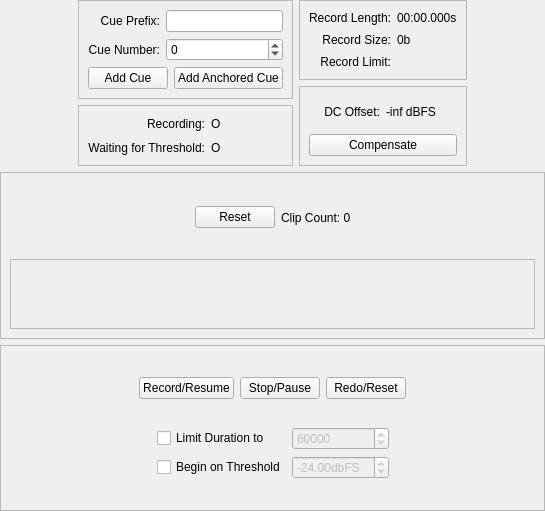
<ui version="4.0" >
 <class>CRecordDialogContent</class>
 <widget class="QWidget" name="CRecordDialogContent" >
  <property name="geometry" >
   <rect>
    <x>0</x>
    <y>0</y>
    <width>545</width>
    <height>511</height>
   </rect>
  </property>
  <property name="windowTitle" >
   <string>Form</string>
  </property>
  <layout class="QVBoxLayout" >
   <property name="spacing" >
    <number>6</number>
   </property>
   <property name="leftMargin" >
    <number>0</number>
   </property>
   <property name="topMargin" >
    <number>0</number>
   </property>
   <property name="rightMargin" >
    <number>0</number>
   </property>
   <property name="bottomMargin" >
    <number>0</number>
   </property>
   <item>
    <layout class="QHBoxLayout" >
     <property name="spacing" >
      <number>6</number>
     </property>
     <property name="leftMargin" >
      <number>0</number>
     </property>
     <property name="topMargin" >
      <number>0</number>
     </property>
     <property name="rightMargin" >
      <number>0</number>
     </property>
     <property name="bottomMargin" >
      <number>0</number>
     </property>
     <item>
      <spacer>
       <property name="orientation" >
        <enum>Qt::Horizontal</enum>
       </property>
       <property name="sizeHint" >
        <size>
         <width>40</width>
         <height>20</height>
        </size>
       </property>
      </spacer>
     </item>
     <item>
      <layout class="QVBoxLayout" >
       <property name="spacing" >
        <number>6</number>
       </property>
       <property name="leftMargin" >
        <number>0</number>
       </property>
       <property name="topMargin" >
        <number>0</number>
       </property>
       <property name="rightMargin" >
        <number>0</number>
       </property>
       <property name="bottomMargin" >
        <number>0</number>
       </property>
       <item>
        <widget class="QFrame" name="frame_3" >
         <property name="frameShape" >
          <enum>QFrame::StyledPanel</enum>
         </property>
         <property name="frameShadow" >
          <enum>QFrame::Raised</enum>
         </property>
         <layout class="QGridLayout" >
          <property name="leftMargin" >
           <number>9</number>
          </property>
          <property name="topMargin" >
           <number>9</number>
          </property>
          <property name="rightMargin" >
           <number>9</number>
          </property>
          <property name="bottomMargin" >
           <number>9</number>
          </property>
          <property name="horizontalSpacing" >
           <number>6</number>
          </property>
          <property name="verticalSpacing" >
           <number>6</number>
          </property>
          <item row="0" column="1" >
           <widget class="QLineEdit" name="cuePrefixEdit" />
          </item>
          <item row="1" column="1" >
           <widget class="QSpinBox" name="cueNumberSpinBox" >
            <property name="minimum" >
             <number>-1</number>
            </property>
            <property name="maximum" >
             <number>1000</number>
            </property>
           </widget>
          </item>
          <item row="1" column="0" >
           <widget class="QLabel" name="label_4" >
            <property name="text" >
             <string>Cue Number:</string>
            </property>
            <property name="alignment" >
             <set>Qt::AlignRight|Qt::AlignTrailing|Qt::AlignVCenter</set>
            </property>
           </widget>
          </item>
          <item row="0" column="0" >
           <widget class="QLabel" name="label_3" >
            <property name="text" >
             <string>Cue Prefix:</string>
            </property>
            <property name="alignment" >
             <set>Qt::AlignRight|Qt::AlignTrailing|Qt::AlignVCenter</set>
            </property>
           </widget>
          </item>
          <item row="2" column="0" colspan="2" >
           <layout class="QHBoxLayout" >
            <property name="spacing" >
             <number>6</number>
            </property>
            <property name="leftMargin" >
             <number>0</number>
            </property>
            <property name="topMargin" >
             <number>0</number>
            </property>
            <property name="rightMargin" >
             <number>0</number>
            </property>
            <property name="bottomMargin" >
             <number>0</number>
            </property>
            <item>
             <widget class="QPushButton" name="addCueButton" >
              <property name="text" >
               <string>Add Cue</string>
              </property>
             </widget>
            </item>
            <item>
             <widget class="QPushButton" name="addAnchoredCueButton" >
              <property name="text" >
               <string>Add Anchored Cue</string>
              </property>
             </widget>
            </item>
           </layout>
          </item>
         </layout>
        </widget>
       </item>
       <item>
        <widget class="QFrame" name="frame_4" >
         <property name="frameShape" >
          <enum>QFrame::StyledPanel</enum>
         </property>
         <property name="frameShadow" >
          <enum>QFrame::Raised</enum>
         </property>
         <layout class="QGridLayout" >
          <property name="leftMargin" >
           <number>9</number>
          </property>
          <property name="topMargin" >
           <number>9</number>
          </property>
          <property name="rightMargin" >
           <number>9</number>
          </property>
          <property name="bottomMargin" >
           <number>9</number>
          </property>
          <property name="horizontalSpacing" >
           <number>6</number>
          </property>
          <property name="verticalSpacing" >
           <number>6</number>
          </property>
          <item row="1" column="1" >
           <widget class="QLabel" name="waitingForThresholdLED" >
            <property name="text" >
             <string>O</string>
            </property>
           </widget>
          </item>
          <item row="0" column="1" >
           <widget class="QLabel" name="recordingLED" >
            <property name="text" >
             <string>O</string>
            </property>
           </widget>
          </item>
          <item row="1" column="0" >
           <widget class="QLabel" name="label_6" >
            <property name="text" >
             <string>Waiting for Threshold:</string>
            </property>
            <property name="alignment" >
             <set>Qt::AlignRight|Qt::AlignTrailing|Qt::AlignVCenter</set>
            </property>
           </widget>
          </item>
          <item row="0" column="0" >
           <widget class="QLabel" name="label_5" >
            <property name="text" >
             <string>Recording:</string>
            </property>
            <property name="alignment" >
             <set>Qt::AlignRight|Qt::AlignTrailing|Qt::AlignVCenter</set>
            </property>
           </widget>
          </item>
         </layout>
        </widget>
       </item>
      </layout>
     </item>
     <item>
      <layout class="QVBoxLayout" >
       <property name="leftMargin" >
        <number>0</number>
       </property>
       <property name="bottomMargin" >
        <number>0</number>
       </property>
       <item>
        <widget class="QFrame" name="frame_5" >
         <property name="frameShape" >
          <enum>QFrame::StyledPanel</enum>
         </property>
         <property name="frameShadow" >
          <enum>QFrame::Raised</enum>
         </property>
         <layout class="QGridLayout" >
          <property name="leftMargin" >
           <number>9</number>
          </property>
          <property name="topMargin" >
           <number>9</number>
          </property>
          <property name="rightMargin" >
           <number>9</number>
          </property>
          <property name="bottomMargin" >
           <number>9</number>
          </property>
          <property name="horizontalSpacing" >
           <number>6</number>
          </property>
          <property name="verticalSpacing" >
           <number>6</number>
          </property>
          <item row="0" column="0" >
           <widget class="QLabel" name="label_9" >
            <property name="text" >
             <string>Record Length:</string>
            </property>
            <property name="alignment" >
             <set>Qt::AlignRight|Qt::AlignTrailing|Qt::AlignVCenter</set>
            </property>
           </widget>
          </item>
          <item row="1" column="0" >
           <widget class="QLabel" name="label_2" >
            <property name="text" >
             <string>Record Size:</string>
            </property>
            <property name="alignment" >
             <set>Qt::AlignRight|Qt::AlignTrailing|Qt::AlignVCenter</set>
            </property>
           </widget>
          </item>
          <item row="2" column="0" >
           <widget class="QLabel" name="recordLimitLabel" >
            <property name="text" >
             <string>Record Limit:</string>
            </property>
            <property name="alignment" >
             <set>Qt::AlignRight|Qt::AlignTrailing|Qt::AlignVCenter</set>
            </property>
           </widget>
          </item>
          <item row="0" column="1" >
           <widget class="QLabel" name="recordedLengthStatusLabel" >
            <property name="text" >
             <string>00:00.000s</string>
            </property>
           </widget>
          </item>
          <item row="1" column="1" >
           <widget class="QLabel" name="recordedSizeStatusLabel" >
            <property name="text" >
             <string>0b</string>
            </property>
           </widget>
          </item>
          <item row="2" column="1" >
           <widget class="QLabel" name="recordLimitStatusLabel" >
            <property name="text" >
             <string/>
            </property>
           </widget>
          </item>
         </layout>
        </widget>
       </item>
       <item>
        <widget class="QFrame" name="frame_6" >
         <property name="frameShape" >
          <enum>QFrame::StyledPanel</enum>
         </property>
         <property name="frameShadow" >
          <enum>QFrame::Raised</enum>
         </property>
         <layout class="QGridLayout" >
          <property name="leftMargin" >
           <number>9</number>
          </property>
          <property name="topMargin" >
           <number>9</number>
          </property>
          <property name="rightMargin" >
           <number>9</number>
          </property>
          <property name="bottomMargin" >
           <number>9</number>
          </property>
          <property name="horizontalSpacing" >
           <number>6</number>
          </property>
          <property name="verticalSpacing" >
           <number>6</number>
          </property>
          <item row="0" column="1" >
           <widget class="QLabel" name="DCOffsetLabel" >
            <property name="text" >
             <string>-inf dBFS</string>
            </property>
           </widget>
          </item>
          <item row="0" column="0" >
           <widget class="QLabel" name="label_17" >
            <property name="text" >
             <string>DC Offset:</string>
            </property>
            <property name="alignment" >
             <set>Qt::AlignRight|Qt::AlignTrailing|Qt::AlignVCenter</set>
            </property>
           </widget>
          </item>
          <item row="1" column="0" colspan="2" >
           <widget class="QPushButton" name="DCOffsetCompensateButton" >
            <property name="text" >
             <string>Compensate</string>
            </property>
           </widget>
          </item>
         </layout>
        </widget>
       </item>
      </layout>
     </item>
     <item>
      <spacer>
       <property name="orientation" >
        <enum>Qt::Horizontal</enum>
       </property>
       <property name="sizeHint" >
        <size>
         <width>40</width>
         <height>20</height>
        </size>
       </property>
      </spacer>
     </item>
    </layout>
   </item>
   <item>
    <widget class="QFrame" name="frame_2" >
     <property name="frameShape" >
      <enum>QFrame::StyledPanel</enum>
     </property>
     <property name="frameShadow" >
      <enum>QFrame::Raised</enum>
     </property>
     <layout class="QVBoxLayout" >
      <item>
       <layout class="QHBoxLayout" >
        <property name="spacing" >
         <number>6</number>
        </property>
        <property name="leftMargin" >
         <number>0</number>
        </property>
        <property name="topMargin" >
         <number>0</number>
        </property>
        <property name="rightMargin" >
         <number>0</number>
        </property>
        <property name="bottomMargin" >
         <number>0</number>
        </property>
        <item>
         <spacer>
          <property name="orientation" >
           <enum>Qt::Horizontal</enum>
          </property>
          <property name="sizeHint" >
           <size>
            <width>40</width>
            <height>20</height>
           </size>
          </property>
         </spacer>
        </item>
        <item>
         <widget class="QPushButton" name="resetClipCountButton" >
          <property name="text" >
           <string>Reset</string>
          </property>
         </widget>
        </item>
        <item>
         <widget class="QLabel" name="clipCountLabel" >
          <property name="text" >
           <string>Clip Count: 0</string>
          </property>
         </widget>
        </item>
        <item>
         <spacer>
          <property name="orientation" >
           <enum>Qt::Horizontal</enum>
          </property>
          <property name="sizeHint" >
           <size>
            <width>40</width>
            <height>20</height>
           </size>
          </property>
         </spacer>
        </item>
       </layout>
      </item>
      <item>
       <widget class="QFrame" name="metersFrame" >
        <property name="frameShape" >
         <enum>QFrame::StyledPanel</enum>
        </property>
        <property name="frameShadow" >
         <enum>QFrame::Raised</enum>
        </property>
       </widget>
      </item>
     </layout>
    </widget>
   </item>
   <item>
    <widget class="QFrame" name="frame" >
     <property name="frameShape" >
      <enum>QFrame::StyledPanel</enum>
     </property>
     <property name="frameShadow" >
      <enum>QFrame::Raised</enum>
     </property>
     <layout class="QVBoxLayout" >
      <property name="spacing" >
       <number>6</number>
      </property>
      <property name="leftMargin" >
       <number>9</number>
      </property>
      <property name="topMargin" >
       <number>9</number>
      </property>
      <property name="rightMargin" >
       <number>9</number>
      </property>
      <property name="bottomMargin" >
       <number>9</number>
      </property>
      <item>
       <layout class="QHBoxLayout" >
        <property name="spacing" >
         <number>6</number>
        </property>
        <property name="leftMargin" >
         <number>0</number>
        </property>
        <property name="topMargin" >
         <number>0</number>
        </property>
        <property name="rightMargin" >
         <number>0</number>
        </property>
        <property name="bottomMargin" >
         <number>0</number>
        </property>
        <item>
         <spacer>
          <property name="orientation" >
           <enum>Qt::Horizontal</enum>
          </property>
          <property name="sizeHint" >
           <size>
            <width>40</width>
            <height>20</height>
           </size>
          </property>
         </spacer>
        </item>
        <item>
         <widget class="QPushButton" name="startButton" >
          <property name="text" >
           <string>Record/Resume</string>
          </property>
         </widget>
        </item>
        <item>
         <widget class="QPushButton" name="stopButton" >
          <property name="text" >
           <string>Stop/Pause</string>
          </property>
         </widget>
        </item>
        <item>
         <widget class="QPushButton" name="redoButton" >
          <property name="text" >
           <string>Redo/Reset</string>
          </property>
         </widget>
        </item>
        <item>
         <spacer>
          <property name="orientation" >
           <enum>Qt::Horizontal</enum>
          </property>
          <property name="sizeHint" >
           <size>
            <width>40</width>
            <height>20</height>
           </size>
          </property>
         </spacer>
        </item>
       </layout>
      </item>
      <item>
       <layout class="QGridLayout" >
        <property name="leftMargin" >
         <number>0</number>
        </property>
        <property name="topMargin" >
         <number>0</number>
        </property>
        <property name="rightMargin" >
         <number>0</number>
        </property>
        <property name="bottomMargin" >
         <number>0</number>
        </property>
        <property name="horizontalSpacing" >
         <number>6</number>
        </property>
        <property name="verticalSpacing" >
         <number>6</number>
        </property>
        <item row="0" column="0" >
         <spacer>
          <property name="orientation" >
           <enum>Qt::Horizontal</enum>
          </property>
          <property name="sizeHint" >
           <size>
            <width>40</width>
            <height>20</height>
           </size>
          </property>
         </spacer>
        </item>
        <item row="0" column="1" >
         <widget class="QCheckBox" name="limitDurationCheckBox" >
          <property name="text" >
           <string>Limit Duration to</string>
          </property>
         </widget>
        </item>
        <item row="0" column="3" >
         <spacer>
          <property name="orientation" >
           <enum>Qt::Horizontal</enum>
          </property>
          <property name="sizeHint" >
           <size>
            <width>40</width>
            <height>20</height>
           </size>
          </property>
         </spacer>
        </item>
        <item row="1" column="1" >
         <widget class="QCheckBox" name="beginOnThresholdCheckBox" >
          <property name="text" >
           <string>Begin on Threshold</string>
          </property>
         </widget>
        </item>
        <item row="0" column="2" >
         <widget class="CDurationSpinBox" name="durationSpinBox" >
          <property name="enabled" >
           <bool>false</bool>
          </property>
          <property name="accelerated" >
           <bool>true</bool>
          </property>
          <property name="minimum" >
           <number>1</number>
          </property>
          <property name="maximum" >
           <number>2147483647</number>
          </property>
          <property name="value" >
           <number>60000</number>
          </property>
         </widget>
        </item>
        <item row="1" column="2" >
         <widget class="QDoubleSpinBox" name="thresholdSpinBox" >
          <property name="enabled" >
           <bool>false</bool>
          </property>
          <property name="accelerated" >
           <bool>true</bool>
          </property>
          <property name="prefix" >
           <string/>
          </property>
          <property name="suffix" >
           <string>dbFS</string>
          </property>
          <property name="minimum" >
           <double>-200.000000000000000</double>
          </property>
          <property name="maximum" >
           <double>0.000000000000000</double>
          </property>
          <property name="value" >
           <double>-24.000000000000000</double>
          </property>
         </widget>
        </item>
       </layout>
      </item>
     </layout>
    </widget>
   </item>
  </layout>
 </widget>
 <customwidgets>
  <customwidget>
   <class>CDurationSpinBox</class>
   <extends>QSpinBox</extends>
   <header>CDurationSpinBox.h</header>
  </customwidget>
 </customwidgets>
 <resources/>
 <connections>
  <connection>
   <sender>limitDurationCheckBox</sender>
   <signal>toggled(bool)</signal>
   <receiver>durationSpinBox</receiver>
   <slot>setEnabled(bool)</slot>
   <hints>
    <hint type="sourcelabel" >
     <x>215</x>
     <y>462</y>
    </hint>
    <hint type="destinationlabel" >
     <x>347</x>
     <y>462</y>
    </hint>
   </hints>
  </connection>
 </connections>
</ui>
